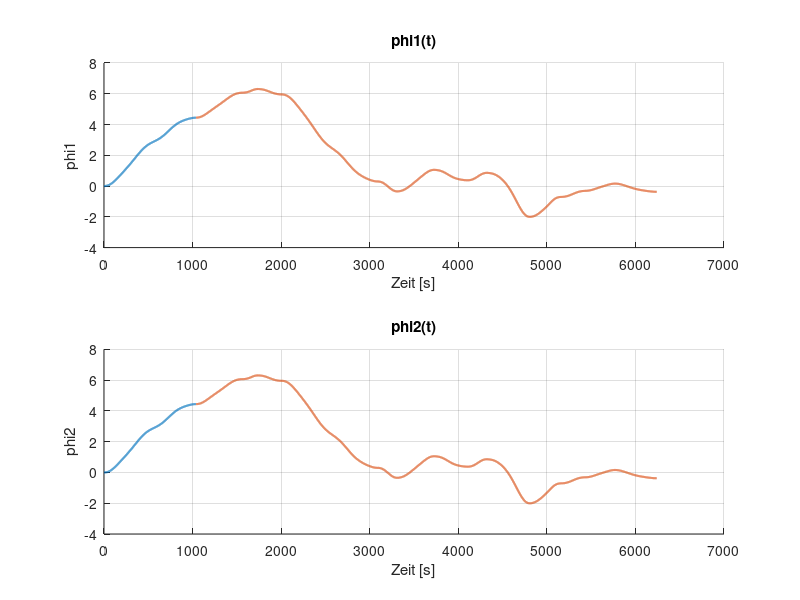
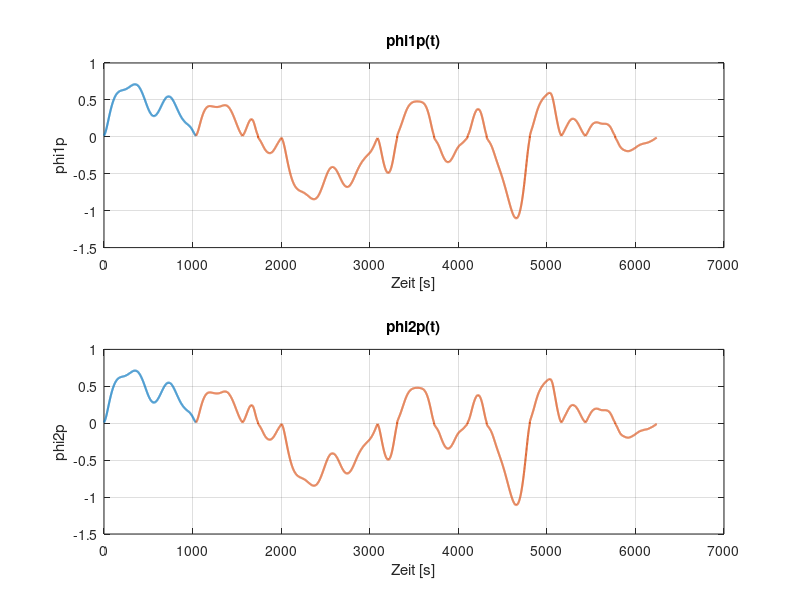
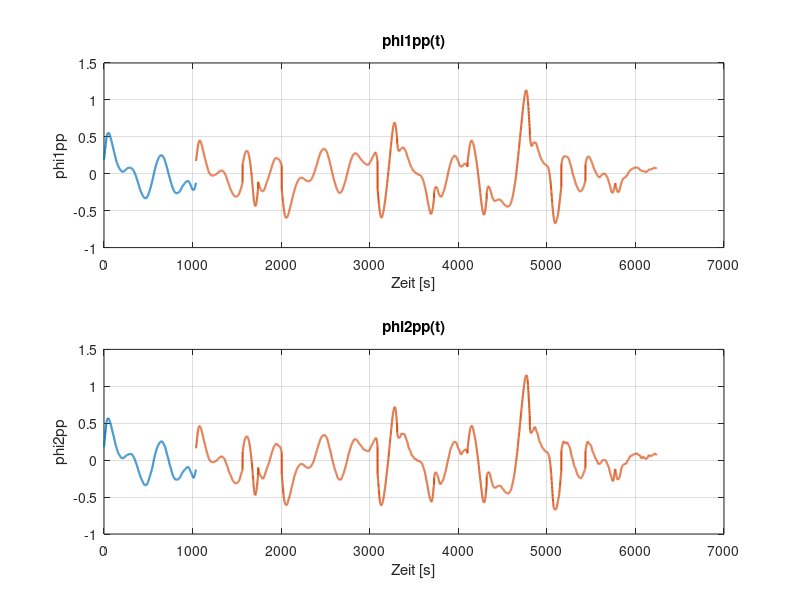
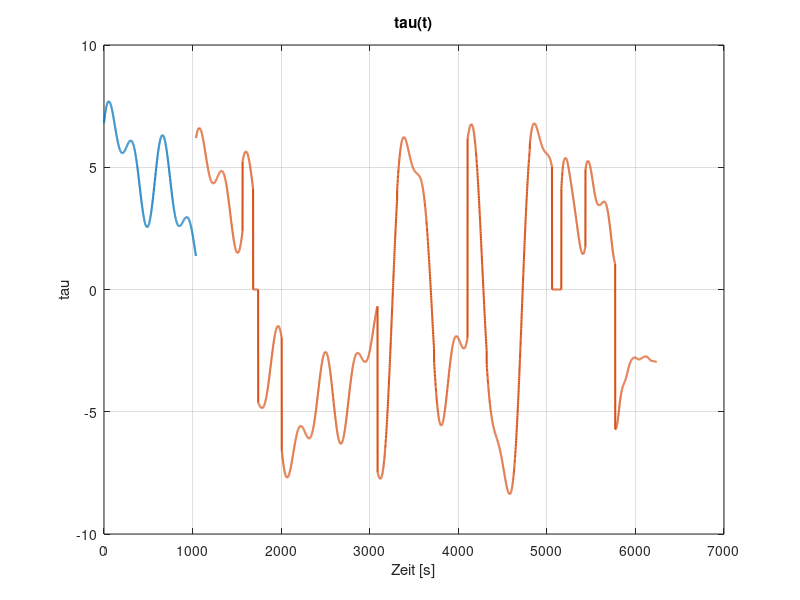

Here is the MATLAB script that generated these plots, in order:
% -------------------------------------------------------------
% Autor:      Ole Uphaus
% Datum:      20.06.2025
% Beschreibung:
% Dieses Skript nutz die Messungen von Sven, um geeignete Trainingsdaten
% für das Delan Modell zu erstellen. Mit diesen kann dann später trainiert
% werden.
% -------------------------------------------------------------

clc
clear
close all

%% Parameterderfinition

% Messdaten laden
load("Messung_Torsionsschwinger.mat")

% Grenzfrequenzen Filter
fc = 1;

% Resampling rate
r_resample = 10;

% Index, bis zu dem Testdaten gesammelt werden
test_idx = 2100;

% Schwellenwert für Geschwindigkeit
threshold_v = 1.e-2;

% Daten abspeichern
savedata = false;

%% Signale filtern

% Winkel in Radiant umrechnen
phi1_rad = phi1 / 180 * pi;
phi2_rad = phi2 / 180 * pi;

% Filter vorbereiten
dt = mean(diff(t_ges));
fs = 1 / dt; % Abtastrate
[b, a] = butter(2, fc / (fs/2));

% Filtern der Positionssignale und daraus dann die Ableitungen bestimmen
phi1_filt = filtfilt(b, a, phi1_rad);
phi2_filt = filtfilt(b, a, phi2_rad);

%% Geschwindigkeiten und Beschleunigungen berechnen

% Geschwindigkeiten
phi1p_filt = gradient(phi1_filt, dt);
phi2p_filt = gradient(phi2_filt, dt);

% Beschleunigungen
phi1pp_filt = gradient(phi1p_filt, dt);
phi2pp_filt = gradient(phi2p_filt, dt);

%% Signale downsamplen

% Resamplen
phi1_filt_res = downsample(phi1_filt, r_resample);
phi2_filt_res = downsample(phi2_filt, r_resample);

phi1p_filt_res = downsample(phi1p_filt, r_resample);
phi2p_filt_res = downsample(phi2p_filt, r_resample);

phi1pp_filt_res = downsample(phi1pp_filt, r_resample);
phi2pp_filt_res = downsample(phi2pp_filt, r_resample);

t_ges_res = downsample(t_ges, r_resample);

u_res = downsample(u, r_resample);

%% Zusammenfassen und Trainings und Testdaten erstellen

% Zusammenfassen
features_ges = [phi1_filt_res, phi2_filt_res, phi1p_filt_res, phi2p_filt_res, u_res, zeros(size(u_res))];
labels_ges = [phi1pp_filt_res, phi2pp_filt_res];

% Aufteilen in Trainings und Testdaten
features_training = features_ges((test_idx + 1):end, :);
labels_training = labels_ges((test_idx + 1):end, :);
t_vec_training = t_ges_res((test_idx + 1):end, :);

features_test = features_ges(1:test_idx, :);
labels_test = labels_ges(1:test_idx, :);
t_vec_test = t_ges_res(1:test_idx, :);

%% Datenpunkte im Stillstand löschen

% Trainingsdaten (Geschwindigkeit == 0 -> Datenpunkt löschen)
training_delete_idx = find(abs(features_training(:, 3)) < threshold_v | abs(features_training(:, 4)) < threshold_v);

features_training(training_delete_idx, :) = [];
labels_training(training_delete_idx, :) = [];

% Testdaten (Geschwindigkeit == 0 -> Datenpunkt löschen)
test_delete_idx = find(abs(features_test(:, 3)) < threshold_v | abs(features_test(:, 4)) < threshold_v);

features_test(test_delete_idx, :) = [];
labels_test(test_delete_idx, :) = [];

% Samples vektoren erstellen
samples_training = size(features_test, 1):(size(features_test, 1) + size(features_training, 1) - 1);
samples_test = 0:(size(features_test, 1) - 1);

% Massen und Coriolisterme erstellen (hier unbekannt - gleich null setzen
% für Plot später)
Mass_Cor_test = zeros(size(features_test, 1), 9);

%% Abspeichern

if savedata == true
    % Pfad dieses Skripts
    my_path = fileparts(mfilename('fullpath'));

    % Datei speichern
    dateiName = 'Measuring_data_Training_Torsionsschwinger.mat';   
    full_path = fullfile(my_path, dateiName);
    save(full_path, 'features_training', 'labels_training', 'features_test', 'labels_test', "Mass_Cor_test");
end

%% Plotten

% Positionen
figure()
subplot(2,1,1);
% plot(t_ges, phi1_rad, 'LineWidth', 1.5);
hold on
plot(samples_test, features_test(:, 1), 'LineWidth', 1.5);
plot(samples_training, features_training(:, 1), 'LineWidth', 1.5);
xlabel('Zeit [s]');
ylabel('phi1');
grid on;
title('phi1(t)');

subplot(2,1,2);
% plot(t_ges, phi2_rad, 'LineWidth', 1.5);
hold on
plot(samples_test, features_test(:, 2), 'LineWidth', 1.5);
plot(samples_training, features_training(:, 2), 'LineWidth', 1.5);
xlabel('Zeit [s]');
ylabel('phi2');
grid on;
title('phi2(t)');

% Geschwindigkeiten
figure()
subplot(2,1,1);
plot(samples_test, features_test(:, 3), 'LineWidth', 1.5);
hold on
plot(samples_training, features_training(:, 3), 'LineWidth', 1.5);
xlabel('Zeit [s]');
ylabel('phi1p');
grid on;
title('phi1p(t)');

subplot(2,1,2);
plot(samples_test, features_test(:, 4), 'LineWidth', 1.5);
hold on
plot(samples_training, features_training(:, 4), 'LineWidth', 1.5);
xlabel('Zeit [s]');
ylabel('phi2p');
grid on;
title('phi2p(t)');

% Beschleunigungen
figure()
subplot(2,1,1);
plot(samples_test, labels_test(:, 1), 'LineWidth', 1.5);
hold on
plot(samples_training, labels_training(:, 1), 'LineWidth', 1.5);
xlabel('Zeit [s]');
ylabel('phi1pp');
grid on;
title('phi1pp(t)');

subplot(2,1,2);
plot(samples_test, labels_test(:, 2), 'LineWidth', 1.5);
hold on
plot(samples_training, labels_training(:, 2), 'LineWidth', 1.5);
xlabel('Zeit [s]');
ylabel('phi2pp');
grid on;
title('phi2pp(t)');

% Drehmoment
figure()
plot(samples_test, features_test(:, 5), 'LineWidth', 1.5);
hold on
plot(samples_training, features_training(:, 5), 'LineWidth', 1.5);
xlabel('Zeit [s]');
ylabel('tau');
grid on;
title('tau(t)');
